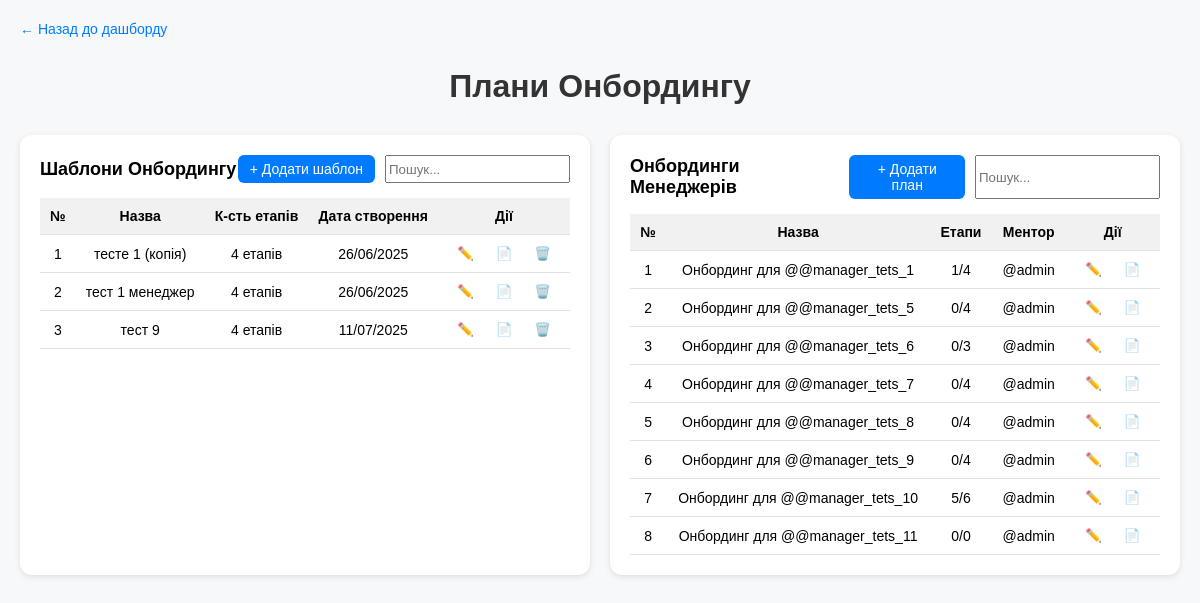
Screenshot of /onboarding/plans (signed in) with the database file from the repository.
### onboarding_crm/models.py (models this page shows, shortened)
class OnboardingTemplate(db.Model):
    id = db.Column(db.Integer, primary_key=True)
    name = db.Column(db.String(100), nullable=False)
    structure = db.Column(db.JSON)
    created_by = db.Column(db.Integer, db.ForeignKey('user.id'))
    created_at = db.Column(db.DateTime, default=datetime.utcnow)
    steps = db.relationship('OnboardingStep', backref='template', cascade='all, delete-orphan', lazy=True)

class User(db.Model, UserMixin):
    id = db.Column(db.Integer, primary_key=True)
    tg_nick = db.Column(db.String(150))
    department = db.Column(db.String(150))
    position = db.Column(db.String(100))
    username = db.Column(db.String(150), unique=True)
    password = db.Column(db.String(256))
    role = db.Column(db.String(50))
    added_by_id = db.Column(db.Integer, db.ForeignKey('user.id'))
    added_by = db.relationship('User', remote_side=[id])
    onboarding_status = db.Column(db.String(100), default='Не розпочато')
    onboarding_step = db.Column(db.Integer, default=0)
    onboarding_step_total = db.Column(db.Integer, default=0)
    onboarding_name = db.Column(db.String(150))
    onboarding_start = db.Column(db.DateTime)
    onboarding_end = db.Column(db.DateTime)
    created_at = db.Column(db.DateTime, default=datetime.utcnow)

### onboarding_crm/routes.py (the view)
@bp.route('/onboarding/plans')
@login_required
def onboarding_plans():
    import json
    if current_user.role not in ['mentor', 'teamlead']:
        return redirect(url_for('main.login'))
    templates = OnboardingTemplate.query.all()
    for t in templates:
        try:
            parsed = json.loads(t.structure) if isinstance(t.structure, str) else t.structure
            if isinstance(parsed, dict) and 'blocks' in parsed:
                blocks = parsed['blocks']
            else:
                blocks = parsed
            t.step_count = sum(1 for block in blocks if block.get('type') == 'stage')
        except Exception as e:
            print(f"[plans] Шаблон {t.id}: помилка JSON: {e}")
            t.step_count = 0
    if current_user.role == 'mentor':
        managers = User.query.filter_by(role='manager', added_by_id=current_user.id).all()
    elif current_user.role == 'teamlead':
        managers = User.query.filter_by(role='manager').all()
    else:
        managers = []
    user_plans_data = []
    for m in managers:
        instance = OnboardingInstance.query.filter_by(manager_id=m.id).first()
        total_steps = 0
        if instance and instance.structure:
            try:
                raw = instance.structure
                parsed = json.loads(raw) if isinstance(raw, str) else raw
                if isinstance(parsed, dict) and 'blocks' in parsed:
                    blocks = parsed['blocks']
                else:
                    blocks = parsed
                total_steps = len([b for b in blocks if b.get("type") == "stage"])
            except Exception as e:
                print(f"[plans] ❌ manager {m.id} structure error: {e}")
                total_steps = 0
        user_plans_data.append({
            'id': m.id,
            'name': f"Онбординг для @{m.tg_nick or m.username}",
            'completed': m.onboarding_step or 0,
            'total': total_steps,
            'mentor': m.added_by.tg_nick if m.added_by else '—'
        })
    return render_template(
        "onboarding_plans.html",
        templates=templates,
        user_plans=user_plans_data
    )

### onboarding_crm/__init__.py (called while the page is built)
def create_app():
    app = Flask(__name__)
    app.jinja_env.cache = {}  # 🔄 очищення кешу шаблонів
    app.config['SECRET_KEY'] = 'secret-key-goes-here'
    basedir = os.path.abspath(os.path.dirname(__file__))
    app.config['SQLALCHEMY_DATABASE_URI'] = f"sqlite:///{os.path.join(basedir, '../instance/onboarding.db')}"
    db.init_app(app)
    login_manager.init_app(app)
    login_manager.login_view = 'login'
    @login_manager.user_loader
    def load_user(user_id):
        return User.query.get(int(user_id))
    app.register_blueprint(bp)
    register_custom_filters(app)
    return app

### onboarding_crm/templates/onboarding_plans.html (shortened to what this page needs)
<!DOCTYPE html>
<html lang="uk">
<head>
</head>
<body>
  <div class="container">
    <a href="{{ url_for('main.mentor_dashboard') }}" class="back-btn">← Назад до дашборду</a>
    <h1>Плани Онбордингу</h1>
    <div class="grid">
      <div class="panel">
        <div class="panel-header">
          <h2>Шаблони Онбордингу</h2>
          <div class="actions">
            <button class="btn btn-primary" onclick="location.href='/onboarding/template/add'">+ Додати шаблон</button>
            <input type="text" placeholder="Пошук...">
          </div>
        </div>
        <table>
          <thead>
            <tr>
              <th>№</th>
              <th>Назва</th>
              <th>К-сть етапів</th>
              <th>Дата створення</th>
              <th>Дії</th>
            </tr>
          </thead>
          <tbody>
            {% for template in templates %}
            <tr>
              <td>{{ loop.index }}</td>
              <td>{{ template.name }}</td>
              <td>{{ template.step_count }} етапів</td>
              <td>{{ template.created_at.strftime('%d/%m/%Y') }}</td>
              <td>
                <button class="icon-btn" title="Редагувати" onclick="location.href='/onboarding/template/edit/{{ template.id }}'">✏️</button>
                <button class="icon-btn" title="Копіювати" onclick="location.href='/onboarding/template/copy/{{ template.id }}'">📄</button>
                <button class="icon-btn" title="Видалити" onclick="confirmDelete('{{ template.id }}', '{{ template.name }}')">🗑️</button>
              </td>
            </tr>
            {% endfor %}
          </tbody>
        </table>
      </div>
<div class="panel">
  <div class="panel-header">
    <h2>Онбординги Менеджерів</h2>
    <div class="actions">
      <button class="btn btn-primary" onclick="location.href='/onboarding/template/add'">+ Додати план</button>
      <input type="text" placeholder="Пошук...">
    </div>
  </div>
  <table>
    <thead>
      <tr>
        <th>№</th>
        <th>Назва</th>
        <th>Етапи</th>
        <th>Ментор</th>
        <th>Дії</th>
      </tr>
    </thead>
    <tbody>
      {% for plan in user_plans %}
      <tr id="manager-row-{{ plan.manager_id }}">
        <td>{{ loop.index }}</td>
        <td>{{ plan.name }}</td>
        <td>{{ plan.completed or 0 }}/{{ plan.total or 0 }}</td>
        <td>{{ plan.mentor or '—' }}</td>
        <td>
          <button class="icon-btn" title="Редагувати" onclick="location.href='/onboarding/user/edit/{{ plan.id }}'">✏️</button>
          <button class="icon-btn" title="Копіювати" onclick="location.href='/onboarding/user/copy/{{ plan.manager_id }}'">📄</button>
        </td>
      </tr>
      {% endfor %}
    </tbody>
  </table>
</div>
</body>
</html>

### onboarding_crm/templates/onboarding_plans.html (style rules this page uses)
body { font-family: Arial, sans-serif; margin: 0; padding: 0; background-color: #f6f8fa; }
.container { padding: 20px; }
h1 { text-align: center; color: #333; }
.back-btn { margin-bottom: 10px; display: inline-block; color: #007bff; text-decoration: none; font-size: 14px; }
.grid { display: grid; grid-template-columns: 1fr 1fr; gap: 20px; margin-top: 30px; }
.panel { background: #fff; border-radius: 12px; box-shadow: 0 2px 6px rgba(0,0,0,0.1); padding: 20px; }
.panel-header { display: flex; justify-content: space-between; align-items: center; margin-bottom: 15px; }
.panel-header h2 { margin: 0; font-size: 18px; }
.panel-header .actions { display: flex; gap: 10px; }
.btn { padding: 6px 12px; border: none; border-radius: 6px; cursor: pointer; font-size: 14px; }
.btn-primary { background-color: #007bff; color: white; }
table { width: 100%; border-collapse: collapse; font-size: 14px; }
th, td { padding: 10px; text-align: center; border-bottom: 1px solid #dee2e6; }
th { background-color: #f1f1f1; font-weight: bold; }
.icon-btn { background: none; border: none; cursor: pointer; margin: 0 3px; }

### rows the page displays
OnboardingTemplate: name "тесте 1 (копія)", step_count "4", created_at "26/06/2025"
OnboardingTemplate: name "тест 1 менеджер", step_count "4", created_at "26/06/2025"
OnboardingTemplate: name "тест 9", step_count "4", created_at "11/07/2025"
User: name "Онбординг для @@manager_tets_1", completed "1", total "4", tg_nick "@admin", name "Онбординг для @@manager_tets_5", completed "0", name "Онбординг для @@manager_tets_6", total "3", name "Онбординг для @@manager_tets_7", name "Онбординг для @@manager_tets_8", name "Онбординг для @@manager_tets_9", name "Онбординг для @@manager_tets_10", completed "5", total "6", name "Онбординг для @@manager_tets_11", total "0"
